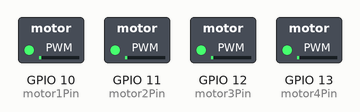
This sketch was run on a simulated ESP32-S3. On the bench: switched loads named in the sketch (green lamp = pin HIGH).

Above: at 0.05 s.
At 1.05 s:
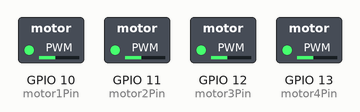
At 1.65 s:
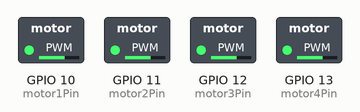
At 3.3 s:
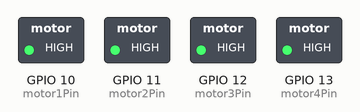
At 6.6 s:
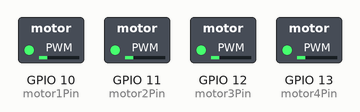
Timing chart, 0 to 11.9 s (numbered marks = the images above):
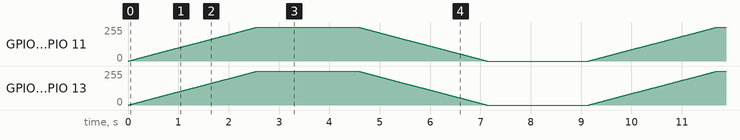

The sketch:

ESP32_S3_Tiny_Quad_Motor_Test.ino
```cpp
// Define PWM output pins for four motors (adjust these pins to your wiring)
const int motor1Pin = 10;
const int motor2Pin = 11;
const int motor3Pin = 12;
const int motor4Pin = 13;

// PWM configuration parameters
const int pwmFrequency = 20000; // 20 kHz PWM frequency to reduce audible noise
const int pwmResolution = 8;    // 8-bit resolution: duty cycle from 0 to 255

// Assign each motor a unique LEDC channel
const int motor1Channel = 0;
const int motor2Channel = 1;
const int motor3Channel = 2;
const int motor4Channel = 3;

void setup() {
  // Set up PWM for each channel
  ledcSetup(motor1Channel, pwmFrequency, pwmResolution);
  ledcSetup(motor2Channel, pwmFrequency, pwmResolution);
  ledcSetup(motor3Channel, pwmFrequency, pwmResolution);
  ledcSetup(motor4Channel, pwmFrequency, pwmResolution);

  // Attach PWM channels to the corresponding GPIO pins
  ledcAttachPin(motor1Pin, motor1Channel);
  ledcAttachPin(motor2Pin, motor2Channel);
  ledcAttachPin(motor3Pin, motor3Channel);
  ledcAttachPin(motor4Pin, motor4Channel);

  // Ensure all motors start off
  ledcWrite(motor1Channel, 0);
  ledcWrite(motor2Channel, 0);
  ledcWrite(motor3Channel, 0);
  ledcWrite(motor4Channel, 0);
}

void loop() {
  // Example: Ramp up speed for all four motors simultaneously
  for (int duty = 0; duty <= 255; duty++) {
    ledcWrite(motor1Channel, duty);
    ledcWrite(motor2Channel, duty);
    ledcWrite(motor3Channel, duty);
    ledcWrite(motor4Channel, duty);
    delay(10);
  }

  // Run at full speed for 2 seconds
  delay(2000);

  // Ramp down speed for all motors
  for (int duty = 255; duty >= 0; duty--) {
    ledcWrite(motor1Channel, duty);
    ledcWrite(motor2Channel, duty);
    ledcWrite(motor3Channel, duty);
    ledcWrite(motor4Channel, duty);
    delay(10);
  }

  // Wait for 2 seconds before repeating the cycle
  delay(2000);
}
```
